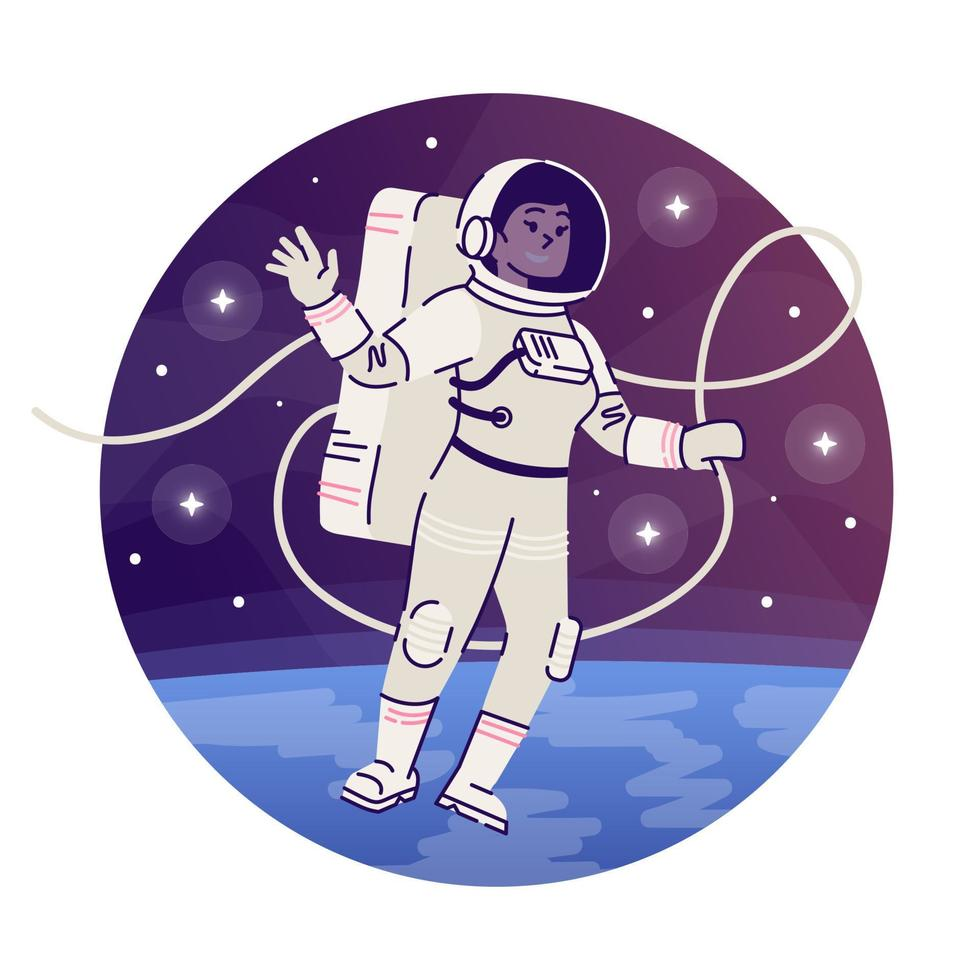
#> input picture original_image.jpg, 980 x 980 px, found by its file name
$ jupyter execute OpenCV_Pencil_sketch_from_image.ipynb
#> lines starting #> are read from the running program, lines starting #| are printed output that depends on the picture
Upload this image and create a pencil sketch of it.
The final output of the code should be two images; Original and Sketch as shown below:-

[cell 1]
import matplotlib.pyplot as plt
import seaborn as sns
import pandas as pd
import numpy as np
import cv2
import matplotlib.image as mpimg

[cell 2]
# Read the image and convert it into an array
img = cv2.imread("/content/original_image.jpg")
#> img is the input picture: shape (980, 980, 3); mean B, G, R 200.9, 177.9, 186.9

# Filters
grey_img = cv2.cvtColor(img, cv2.COLOR_BGR2GRAY)            # Gray
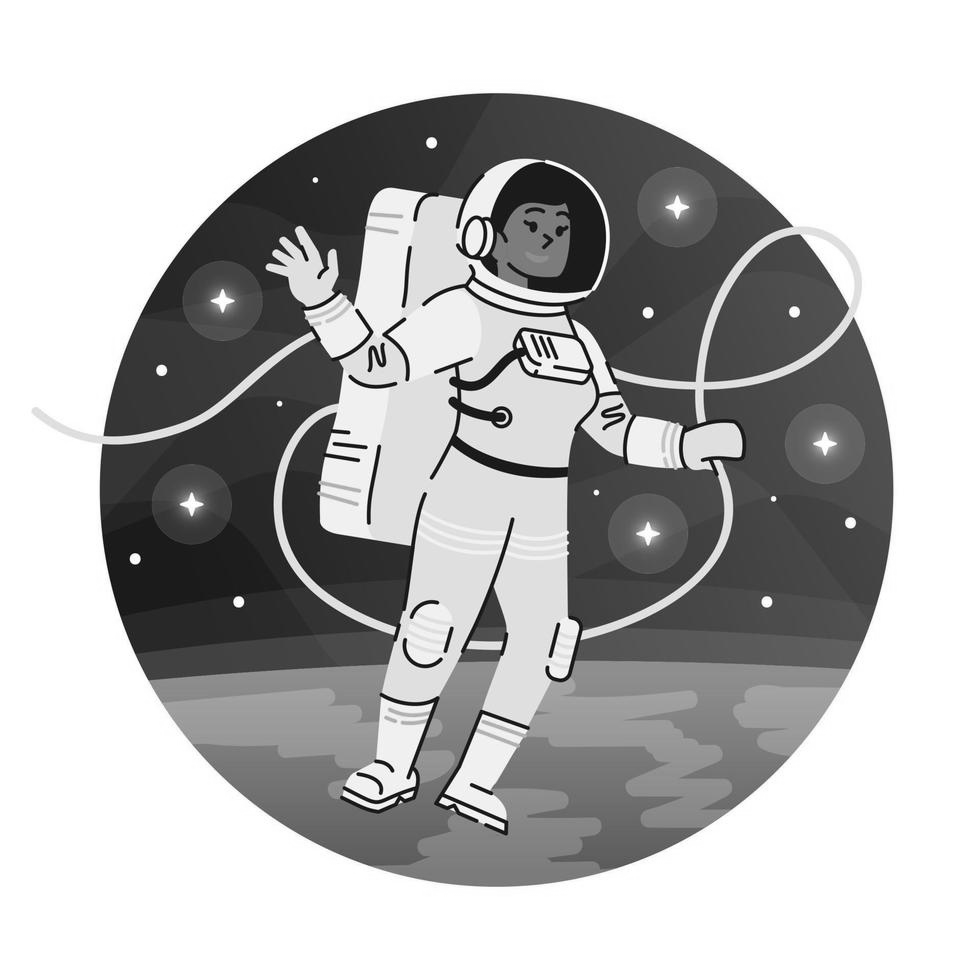
#> grey_img: shape (980, 980); min 3, max 255, mean 183.2
invert_image = cv2.bitwise_not(grey_img)                    # Invert gray
blur = cv2.GaussianBlur(invert_image, (23,33), 0)           # Gaussian Blur GaussianBlur(source, kernel size, standard dev wrt X)
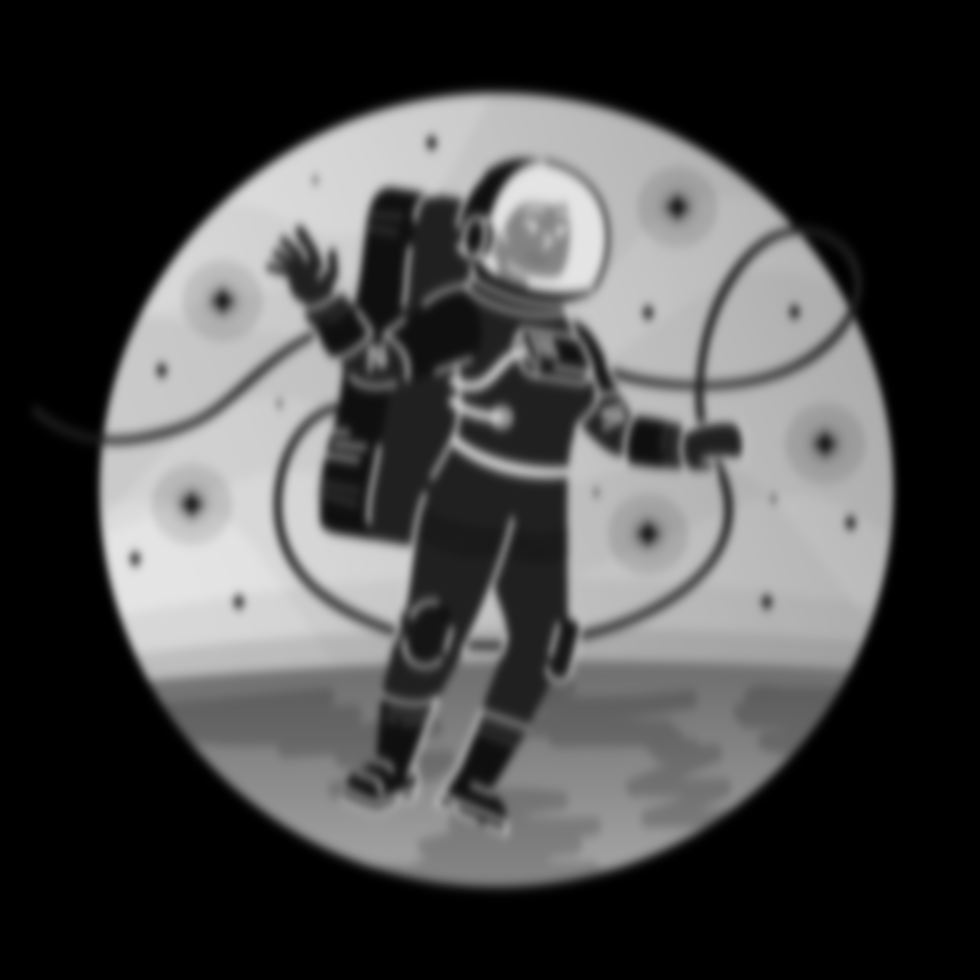
#> blur: shape (980, 980); min 0, max 228, mean 71.8
invert_blur = cv2.bitwise_not(blur)                         # Invert blur
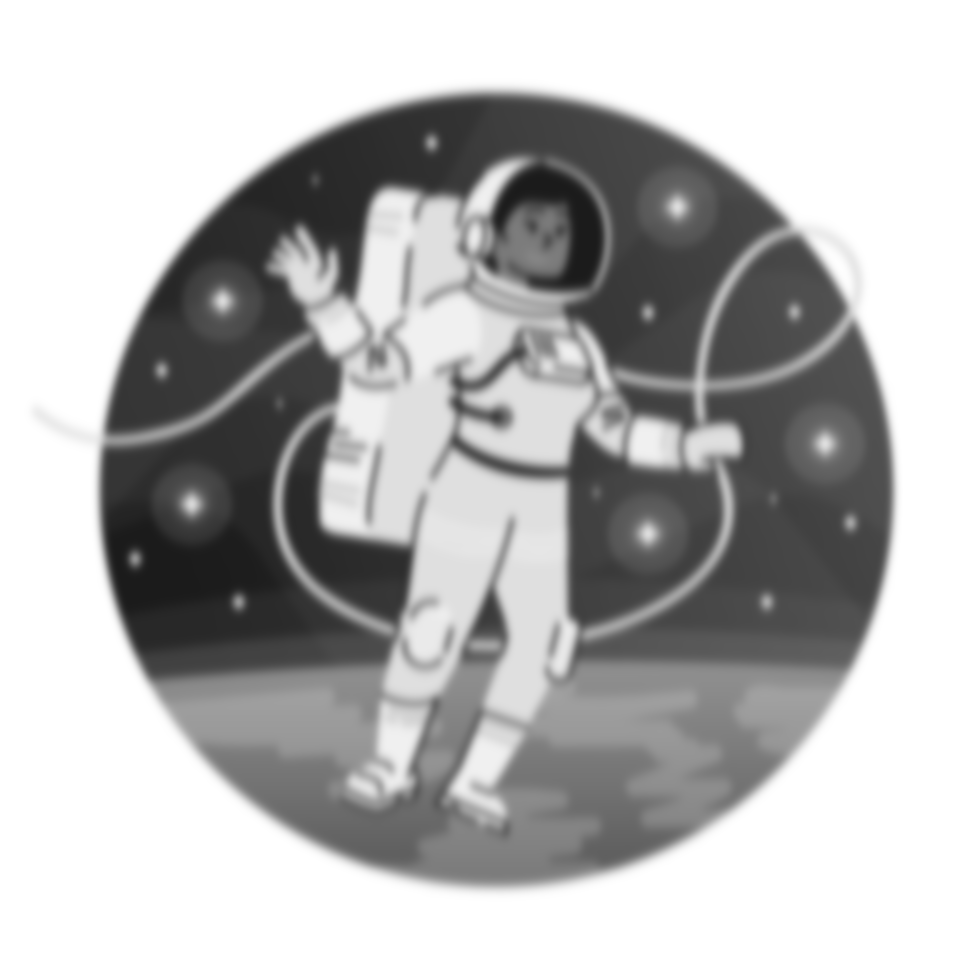
#> invert_blur: shape (980, 980); min 27, max 255, mean 183.2
pencil = cv2.divide(grey_img, invert_blur, scale = 256.0)   # Blend gray with invert blur
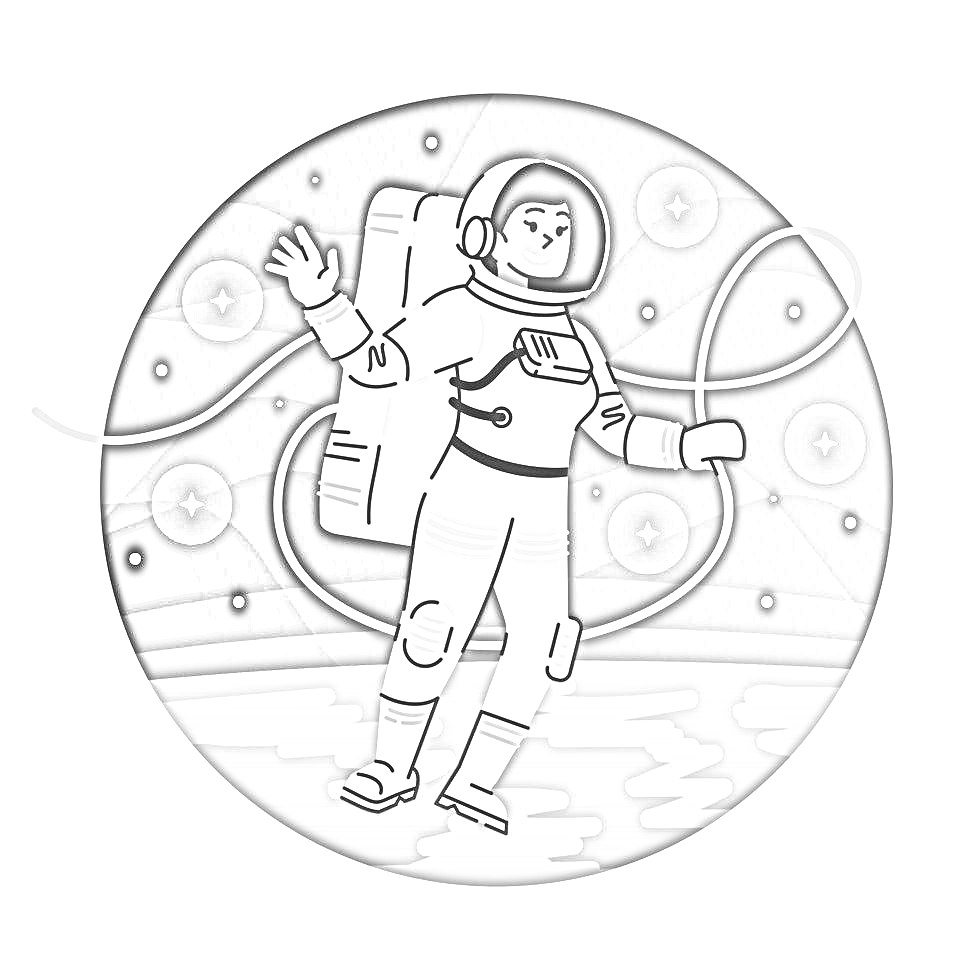
#> pencil: shape (980, 980); min 4, max 255, mean 245.3

# Display the final output
plt.figure(figsize = (15,8))
plt.subplot(1, 2, 1)
plt.title("Original Image", color = 'r', fontsize = 15)
plt.imshow(img)
plt.axis('off')
plt.subplot(1, 2, 2)
plt.title("Pencil Sketch of the Original Image", color = 'k', fontsize = 15)
plt.imshow(pencil, cmap = 'gray')
plt.axis('off')
plt.show()
#> figure, not shown here; B, G, R data is drawn as R, G, B
